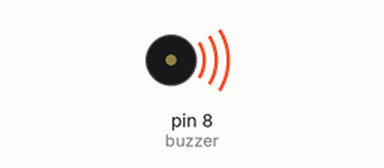
A sketch run on a simulated Arduino Uno, built with avr-gcc and run on an emulated ATmega328P. Shown: buzzer (waves = sounding).

Above: at 0.1 s.
Timing chart, 0 to 40.0 s (numbered marks = the images above):
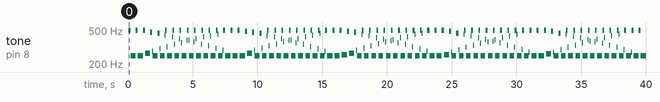

Measured:
- by itself, tone on pin 8 (buzzer): plays 496 Hz for 0.16 s, 249 Hz for 0.40 s, 496 Hz for 0.16 s, 249 Hz for 0.40 s, 496 Hz for 0.16 s, 268 Hz for 0.40 s … (240 notes in this stretch)

The sketch:

14_Small_passive_buzzer_module.ino
```cpp
/***********************************************************
File name:  14 –  Small passive buzzer module
Let, a lot of interactive work, the most commonly used are displays, sound and light shows.
Company: SunRobotics Technologies
Website: www.sunrobotics.co.in
Email: support@sunrobotics.co.in
**********************************************************/

int buzzer = 8 ;// buzzer signal connected to this pin
void setup ()  {
  pinMode (buzzer, OUTPUT) ;// set the digital IO pin mode, OUTPUT out of Wen
}
void loop ()  {
  unsigned char i, j ;// define variables
  while (1) {
    for (i = 0; i <80; i++) // Wen a frequency sound
    {
      digitalWrite (buzzer, HIGH) ;// send voice
      delay (1) ;// Delay 1ms
      digitalWrite (buzzer, LOW) ;// do not send voice
      delay (1) ;// delay ms
    }
    for (i = 0; i <100; i++) // Another frequency sound
    {
      digitalWrite (buzzer, HIGH) ;// send voice
      delay (2) ;// delay 2ms
      digitalWrite (buzzer, LOW) ;// do not send voice
      delay (2) ;// delay 2ms
    }
  }
}
```
